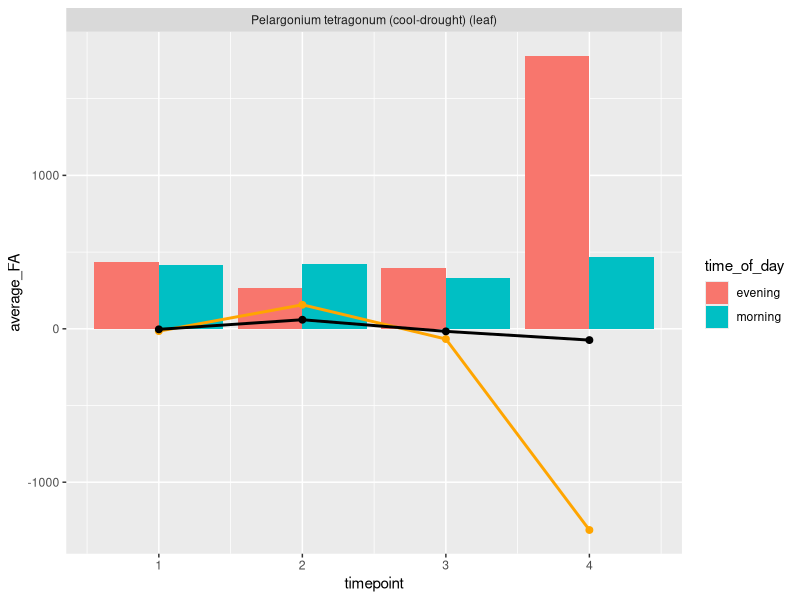
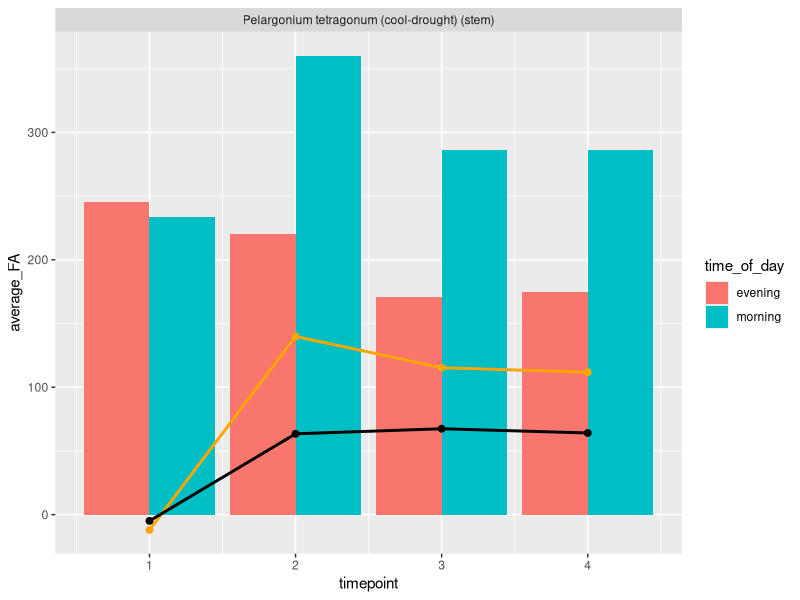
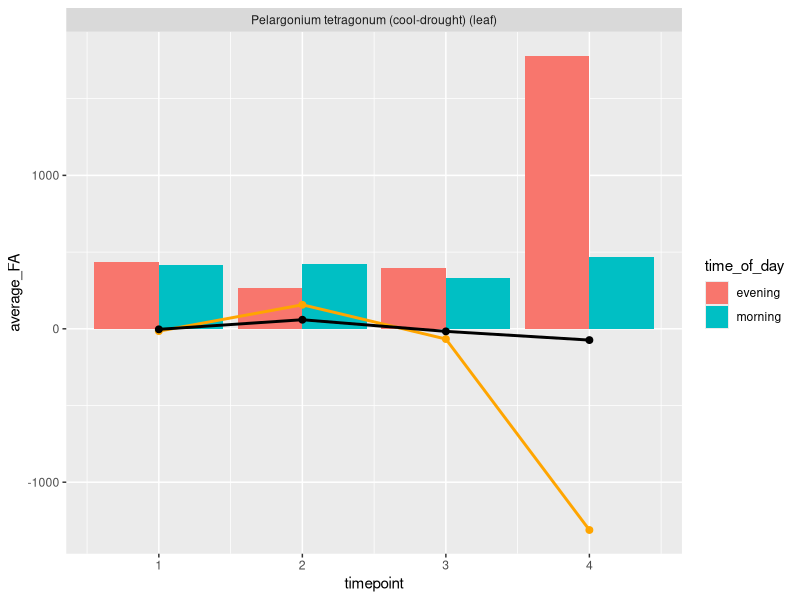
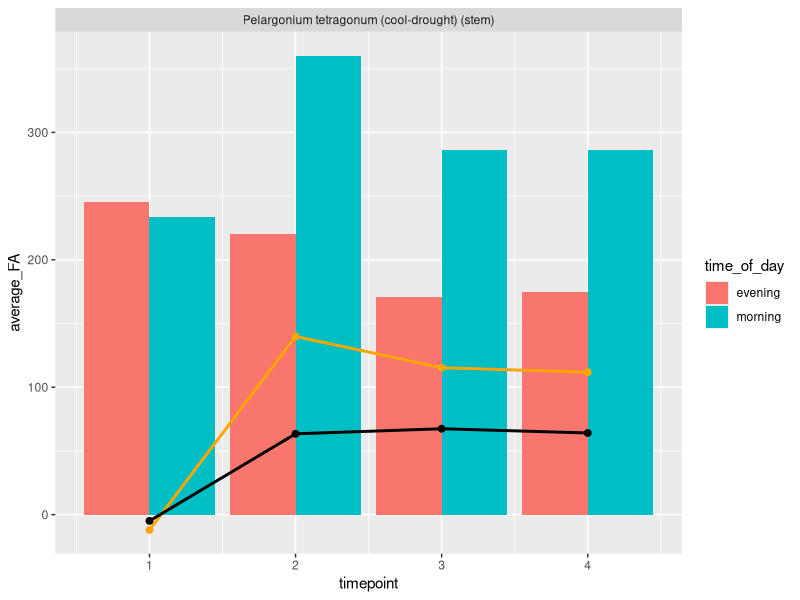

Source code (R) for these figures, in order:
#Pelargonium titration script 

library(tidyverse)
setwd("C:/Users/Joe/Desktop/Germany/Thibaud_project")

# load in Pelargonium dataset. 
Pelargonium <- read.csv("TitrationPelargonium.csv")

#calculate FA 
Pelargonium$FA <- ((0.00001*Pelargonium$VNaOH/1000)*3.5)/(Pelargonium$FW/1000)*1000000

#calculate average_FA
Pelargonium_average_FA <- aggregate(FA ~ timepoint + species + species_treatment + time_of_day + probe, Pelargonium, mean)
Pelargonium_average_FA <- rename(Pelargonium_average_FA, average_FA = FA)

Pelargonium_average_FA_evening <- Pelargonium_average_FA %>% filter(time_of_day == "evening")
Pelargonium_average_FA_evening <- rename(Pelargonium_average_FA_evening, average_evening_FA = average_FA)
Pelargonium_average_FA_evening <- Pelargonium_average_FA_evening %>% select(!time_of_day)

Pelargonium_average_FA_morning <- Pelargonium_average_FA %>% filter(time_of_day == "morning")
Pelargonium_average_FA_morning <- rename(Pelargonium_average_FA_morning, average_morning_FA = average_FA)
Pelargonium_average_FA_morning <- Pelargonium_average_FA_morning %>% select(!time_of_day)

Pelargonium_calculations <- merge(Pelargonium_average_FA_evening, Pelargonium_average_FA_morning)
Pelargonium_calculations$absolute_difference <- Pelargonium_calculations$average_morning_FA - Pelargonium_calculations$average_evening_FA
Pelargonium_calculations$percentage_difference  <- ((Pelargonium_calculations$average_morning_FA - Pelargonium_calculations$average_evening)/Pelargonium_calculations$average_evening_FA)*100
#difference and sd calulations

#filter by species then plot graph 
Pelargonium_tet_leaf_col <- Pelargonium_average_FA %>% filter (species == "Pelargonium tetragonum (leaf)") #change species name as required
Pelargonium_tet_leaf_point <- Pelargonium_calculations %>% filter (species == "Pelargonium tetragonum (leaf)") #change species name as required

#tet leaf 
ggplot()+
  geom_col(data = Pelargonium_tet_leaf_col, aes(x = timepoint, y = average_FA, fill = time_of_day), position = 'dodge') +
  geom_point(data = Pelargonium_tet_leaf_point, aes ( y = absolute_difference, x = timepoint, col = "Absolute difference"), colour = "orange", size = 2) +
  geom_line(data = Pelargonium_tet_leaf_point, aes ( y = absolute_difference, x = timepoint, col = "Absolute difference"), colour = "orange", size = 1) +
  geom_point(data = Pelargonium_tet_leaf_point, aes ( y = percentage_difference, x = timepoint, col = "Percentage increase"), colour = "black", size = 2) +
  geom_line(data = Pelargonium_tet_leaf_point, aes ( y = percentage_difference, x = timepoint, col = "Percentage increase"), colour = "black", size = 1) +
  facet_wrap('species_treatment')
ggsave("graphs/pel/Pelargonium_Tetragonum_leaf.png",  units = c("px"))
#filter by species then plot graph 
Pelargonium_tet_stem_col <- Pelargonium_average_FA %>% filter (species == "Pelargonium tetragonum (stem)") #change species name as required
Pelargonium_tet_stem_point <- Pelargonium_calculations %>% filter (species == "Pelargonium tetragonum (stem)") #change species name as required

#tet stem 
ggplot()+
  geom_col(data = Pelargonium_tet_stem_col, aes(x = timepoint, y = average_FA, fill = time_of_day), position = 'dodge') +
  geom_point(data = Pelargonium_tet_stem_point, aes ( y = absolute_difference, x = timepoint, col = "Absolute difference"), colour = "orange", size = 2) +
  geom_line(data = Pelargonium_tet_stem_point, aes ( y = absolute_difference, x = timepoint, col = "Absolute difference"), colour = "orange", size = 1) +
  geom_point(data = Pelargonium_tet_stem_point, aes ( y = percentage_difference, x = timepoint, col = "Percentage increase"), colour = "black", size = 2) +
  geom_line(data = Pelargonium_tet_stem_point, aes ( y = percentage_difference, x = timepoint, col = "Percentage increase"), colour = "black", size = 1) +
  facet_wrap('species_treatment')
ggsave("graphs/pel/Pelargonium_Tetragonum_stem.png",  units = c("px"))

